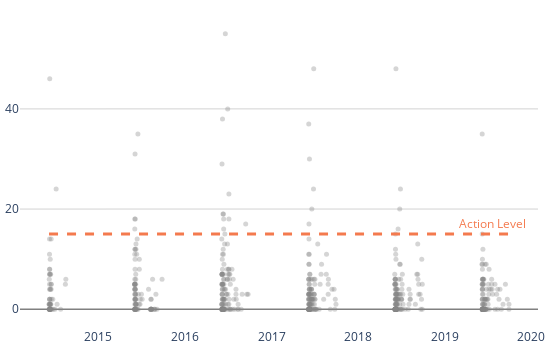

Write notebook code for a chart like this one.
### Code cell
fig = go.Figure()

fig.add_trace( #Sample Points - Add Tap
    go.Scatter(
        x = dft2a['Date'],
        y = dft2a['Lead'],
        text = dft2a['Zip'],
        mode = 'markers',
        hovertemplate = 'Lead level measured at tap for Kit ID<br><b>%{text}</b>: %{y} µg/L<extra></extra>',
        marker = dict(
            color=  '#878787',
            size = 5,
            line_width=0,
            opacity = 0.35
            )
))

fig.add_shape(type="line", #Action Level
    x0=dft2a['Date'].min(), y0=15, x1=dft2a['Date'].max(), y1=15,
    line=dict(color=plot_red,width=3,dash="dash")
    )

fig.add_annotation(text="Action Level",
                  xref="paper", yref="paper",x=0.98, y=0.3, showarrow=False,align='right',
                  font=dict( family= "Open Sans, sans-serif",size=12,color=plot_red),
                  )

fig.update_layout( #All Layout
    width=550,
    height=350,
    yaxis = dict(range = [ 0 , dft2a['Lead'] + 6 ] ),
    plot_bgcolor='white',
    paper_bgcolor='white' ,
    showlegend = False,
    margin = dict(t=15,l=5,r=5,b=5),
    hoverlabel=dict(bgcolor="white",font_size=11),
    )

fig.update_xaxes(showgrid=False)
fig.update_yaxes(showgrid=True, gridwidth=1, gridcolor='lightgrey',nticks=5,zeroline=True, zerolinewidth=1.5, zerolinecolor = 'grey')

fig.show()

### Figure 1 — Plotly figure (JSON) as saved in the notebook; plotly's stock layout.template omitted (floating-point values rounded to 4 significant figures; data arrays with more than 128 entries replaced by an {"elided": "..."} marker saying what was removed)
{"data": [{"hovertemplate": "Lead level measured at tap for Kit ID<br><b>%{text}</b>: %{y} µg/L<extra></extra>", "marker": {"color": "#878787", "line": {"width": 0}, "opacity": 0.35, "size": 5}, "mode": "markers", "text": {"elided": "608 int values"}, "type": "scatter", "x": {"elided": "608 str values"}, "y": {"elided": "608 int values"}}], "layout": {"annotations": [{"align": "right", "font": {"color": "#F47A4E", "family": "Open Sans, sans-serif", "size": 12}, "showarrow": false, "text": "Action Level", "x": 0.98, "xref": "paper", "y": 0.3, "yref": "paper"}], "height": 350, "hoverlabel": {"bgcolor": "white", "font": {"size": 11}}, "margin": {"b": 5, "l": 5, "r": 5, "t": 15}, "paper_bgcolor": "white", "plot_bgcolor": "white", "shapes": [{"line": {"color": "#F47A4E", "dash": "dash", "width": 3}, "type": "line", "x0": "2014-06-07T00:00:00", "x1": "2019-09-30T00:00:00", "y0": 15, "y1": 15}], "showlegend": false, "width": 550, "xaxis": {"showgrid": false}, "yaxis": {"gridcolor": "lightgrey", "gridwidth": 1, "nticks": 5, "range": [0, {"elided": "608 int values"}], "showgrid": true, "zeroline": true, "zerolinecolor": "grey", "zerolinewidth": 1.5}}}
